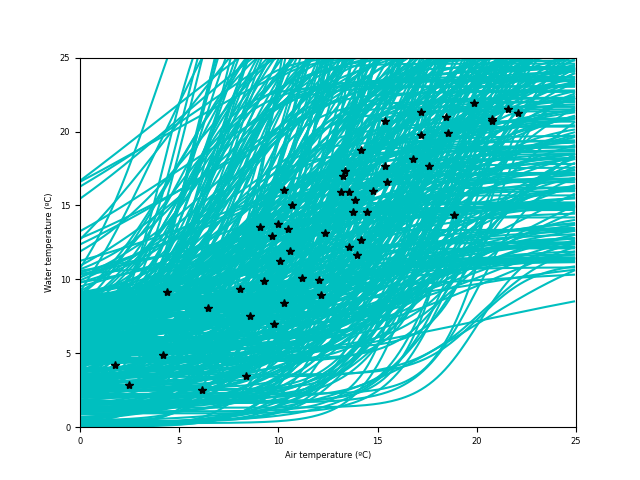

The Python source for this figure:
import os

from matplotlib import pyplot as plt
import numpy as np
import pandas as pd

from cuspy import gsa
from tributary import tmohseni_etal1998


n_samples = 1000

# Set folders
pestpp_folder = os.path.expanduser("~/PycharmProjects/pestpp/bin/linux")
whereami = os.path.dirname(os.path.realpath(__file__))
if __file__ == '<input>':
    folder0 = os.path.join(whereami, 'sphinx-doc/source/pyplots')
else:
    folder0 = whereami
os.chdir(folder0)

# Make sensitivity analysis calculations
gsa(method='sobol', pst_file0='pest.pst', pst_file1='pest3.pst',
    pestpp_folder=pestpp_folder,
    pestpp_opts={'gsa_sobol_samples': 50, 'gsa_sobol_par_dist': 'unif'},
    parallel=False,)

# Make sensitivity analysis calculations (larger sample)
gsa(method='sobol', pst_file0='pest.pst', pst_file1='pest3b.pst',
    pestpp_folder=pestpp_folder,
    pestpp_opts={'gsa_sobol_samples': 400, 'gsa_sobol_par_dist': 'unif'},
    parallel=False)

# Read data for Figure
folder = '/nfs/alamode/Donnees_test/NAU48/'
meteo = pd.read_csv(os.path.join(folder, 'meteo.csv'), parse_dates=[0])

tw = pd.read_csv(os.path.join(folder, 'model_fld_tempSAT_b.wtr'), sep=';',
                 parse_dates=[0])
ind = np.in1d(meteo['time'], tw['time'])
ind2 = tw['time'] <= np.datetime64('2015-12-31')

par_vals = pd.read_csv('pest3b.sobol.par.csv')

# Plot figure
plt.figure()
ta = np.arange(0, 25, 0.1)
for i in range(400):
    pars = par_vals.loc[i, ['par1', 'par2', 'par3', 'par4']]
    twest = tmohseni_etal1998(ta, pars)
    plt.plot(ta, twest, 'c-')
plt.plot(meteo['AirTemp'][ind], tw['temp0.000'][ind2], 'k*')
plt.xlim([0, 25])
plt.ylim([0, 25])
plt.xlabel('Air temperature (ºC)')
plt.ylabel('Water temperature (ºC)')
plt.savefig('fig3.png')
